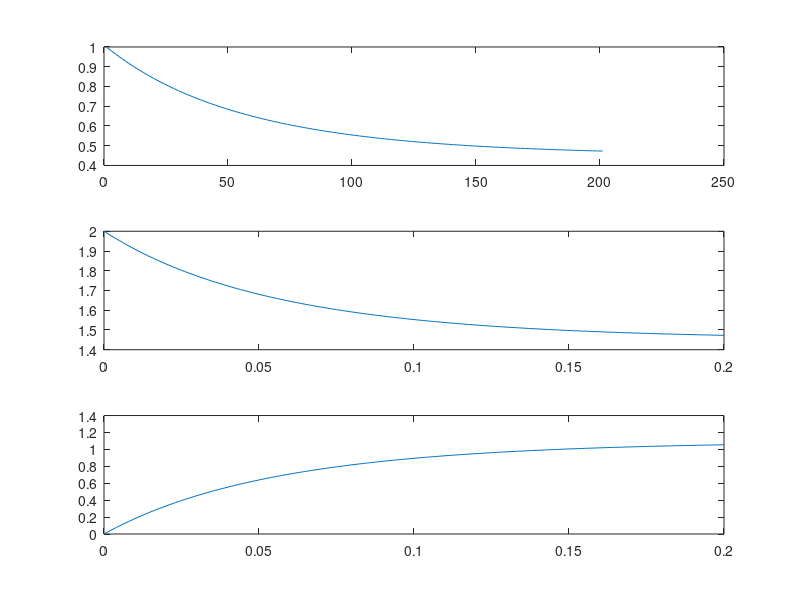

Here is the MATLAB script that generated this plot:
k1 = 5; 
k2 = 3;
c1(1) = 1;
c2(1) = 2;
c3(1) = 0;
dt= 0.001;
i = 0;

 for t = 1:200
    c1(t+1) = c1(t) + (k2*c3(t)-k1*c1(t)*c2(t))*dt;
    c2(t+1) = c2(t) + (k2*c3(t)-k1*c1(t)*c2(t))*dt;
    c3(t+1) = c3(t) + (2*k1*c1(t)*c2(t)-2*k2*c3(t))*dt
    i(t+1) = t* dt;
end

subplot(3,1,1);
plot(c1);
subplot(3,1,2);
plot(i,c2);
subplot (3,1,3);
plot(i,c3);
